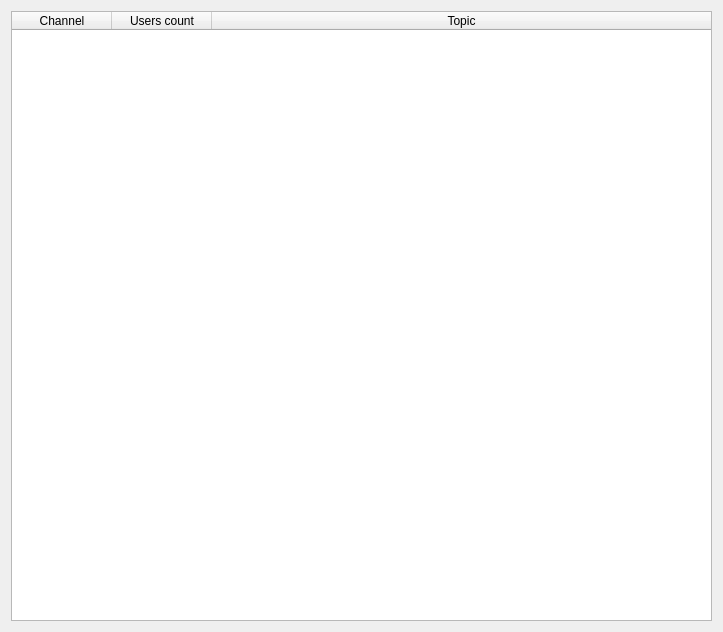
<?xml version="1.0" encoding="UTF-8"?>
<ui version="4.0">
 <class>ChannelListDialog</class>
 <widget class="QDialog" name="ChannelListDialog">
  <property name="geometry">
   <rect>
    <x>0</x>
    <y>0</y>
    <width>723</width>
    <height>632</height>
   </rect>
  </property>
  <property name="windowTitle">
   <string>Channels list</string>
  </property>
  <property name="windowIcon">
   <iconset resource="resources.qrc">
    <normaloff>:/icons/channels.png</normaloff>:/icons/channels.png</iconset>
  </property>
  <layout class="QHBoxLayout" name="horizontalLayout">
   <item>
    <widget class="QTableWidget" name="tableWidgetChannels">
     <property name="editTriggers">
      <set>QAbstractItemView::NoEditTriggers</set>
     </property>
     <property name="selectionMode">
      <enum>QAbstractItemView::SingleSelection</enum>
     </property>
     <property name="selectionBehavior">
      <enum>QAbstractItemView::SelectRows</enum>
     </property>
     <property name="horizontalScrollMode">
      <enum>QAbstractItemView::ScrollPerPixel</enum>
     </property>
     <property name="sortingEnabled">
      <bool>true</bool>
     </property>
     <property name="cornerButtonEnabled">
      <bool>false</bool>
     </property>
     <attribute name="horizontalHeaderHighlightSections">
      <bool>false</bool>
     </attribute>
     <attribute name="horizontalHeaderMinimumSectionSize">
      <number>50</number>
     </attribute>
     <attribute name="horizontalHeaderStretchLastSection">
      <bool>true</bool>
     </attribute>
     <attribute name="verticalHeaderVisible">
      <bool>false</bool>
     </attribute>
     <attribute name="verticalHeaderDefaultSectionSize">
      <number>15</number>
     </attribute>
     <attribute name="verticalHeaderMinimumSectionSize">
      <number>10</number>
     </attribute>
     <column>
      <property name="text">
       <string>Channel</string>
      </property>
     </column>
     <column>
      <property name="text">
       <string>Users count</string>
      </property>
     </column>
     <column>
      <property name="text">
       <string>Topic</string>
      </property>
     </column>
    </widget>
   </item>
  </layout>
 </widget>
 <resources>
  <include location="resources.qrc"/>
 </resources>
 <connections/>
</ui>
